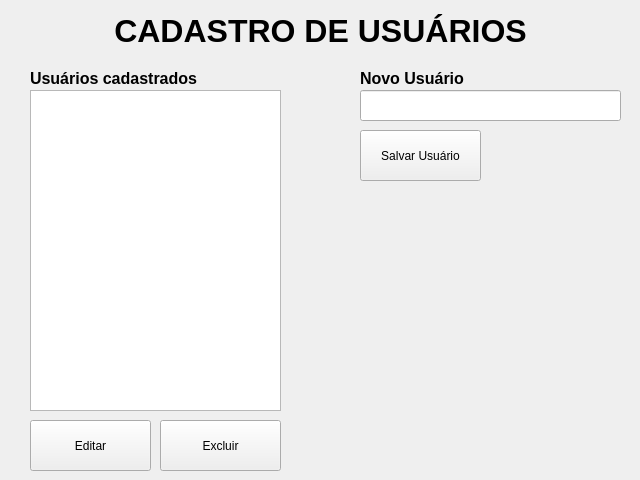
<?xml version="1.0" encoding="UTF-8"?>
<ui version="4.0">
 <class>Form</class>
 <widget class="QWidget" name="Form">
  <property name="windowModality">
   <enum>Qt::WindowModal</enum>
  </property>
  <property name="geometry">
   <rect>
    <x>0</x>
    <y>0</y>
    <width>640</width>
    <height>480</height>
   </rect>
  </property>
  <property name="maximumSize">
   <size>
    <width>640</width>
    <height>480</height>
   </size>
  </property>
  <property name="windowTitle">
   <string>Cadastro de Usuários</string>
  </property>
  <widget class="QLabel" name="label">
   <property name="geometry">
    <rect>
     <x>20</x>
     <y>10</y>
     <width>601</width>
     <height>41</height>
    </rect>
   </property>
   <property name="font">
    <font>
     <pointsize>24</pointsize>
     <weight>75</weight>
     <bold>true</bold>
    </font>
   </property>
   <property name="text">
    <string>CADASTRO DE USUÁRIOS</string>
   </property>
   <property name="alignment">
    <set>Qt::AlignCenter</set>
   </property>
  </widget>
  <widget class="QListWidget" name="lstUsuarios">
   <property name="geometry">
    <rect>
     <x>30</x>
     <y>90</y>
     <width>251</width>
     <height>321</height>
    </rect>
   </property>
  </widget>
  <widget class="QPushButton" name="btSalvarUsuario">
   <property name="geometry">
    <rect>
     <x>360</x>
     <y>130</y>
     <width>121</width>
     <height>51</height>
    </rect>
   </property>
   <property name="text">
    <string>Salvar Usuário</string>
   </property>
   <property name="icon">
    <iconset>
     <normaloff>../../resources/icons/save_16dp_48752C.png</normaloff>../../resources/icons/save_16dp_48752C.png</iconset>
   </property>
   <property name="iconSize">
    <size>
     <width>24</width>
     <height>24</height>
    </size>
   </property>
  </widget>
  <widget class="QLineEdit" name="txtUsuario">
   <property name="geometry">
    <rect>
     <x>360</x>
     <y>90</y>
     <width>261</width>
     <height>31</height>
    </rect>
   </property>
   <property name="font">
    <font>
     <pointsize>12</pointsize>
    </font>
   </property>
  </widget>
  <widget class="QLabel" name="label_2">
   <property name="geometry">
    <rect>
     <x>360</x>
     <y>70</y>
     <width>121</width>
     <height>16</height>
    </rect>
   </property>
   <property name="font">
    <font>
     <pointsize>12</pointsize>
     <weight>75</weight>
     <bold>true</bold>
    </font>
   </property>
   <property name="text">
    <string>Novo Usuário</string>
   </property>
  </widget>
  <widget class="QLabel" name="label_3">
   <property name="geometry">
    <rect>
     <x>30</x>
     <y>70</y>
     <width>241</width>
     <height>16</height>
    </rect>
   </property>
   <property name="font">
    <font>
     <pointsize>12</pointsize>
     <weight>75</weight>
     <bold>true</bold>
    </font>
   </property>
   <property name="text">
    <string>Usuários cadastrados</string>
   </property>
  </widget>
  <widget class="QPushButton" name="btExcluirUsuario">
   <property name="geometry">
    <rect>
     <x>160</x>
     <y>420</y>
     <width>121</width>
     <height>51</height>
    </rect>
   </property>
   <property name="text">
    <string>Excluir</string>
   </property>
   <property name="icon">
    <iconset>
     <normaloff>../../resources/icons/delete_forever_16dp_BB271A.png</normaloff>../../resources/icons/delete_forever_16dp_BB271A.png</iconset>
   </property>
   <property name="iconSize">
    <size>
     <width>24</width>
     <height>24</height>
    </size>
   </property>
  </widget>
  <widget class="QPushButton" name="btEditarUsuario">
   <property name="geometry">
    <rect>
     <x>30</x>
     <y>420</y>
     <width>121</width>
     <height>51</height>
    </rect>
   </property>
   <property name="text">
    <string>Editar</string>
   </property>
   <property name="icon">
    <iconset>
     <normaloff>../../resources/icons/border_color_16dp_5F6368.png</normaloff>../../resources/icons/border_color_16dp_5F6368.png</iconset>
   </property>
   <property name="iconSize">
    <size>
     <width>24</width>
     <height>24</height>
    </size>
   </property>
  </widget>
 </widget>
 <resources/>
 <connections/>
</ui>
